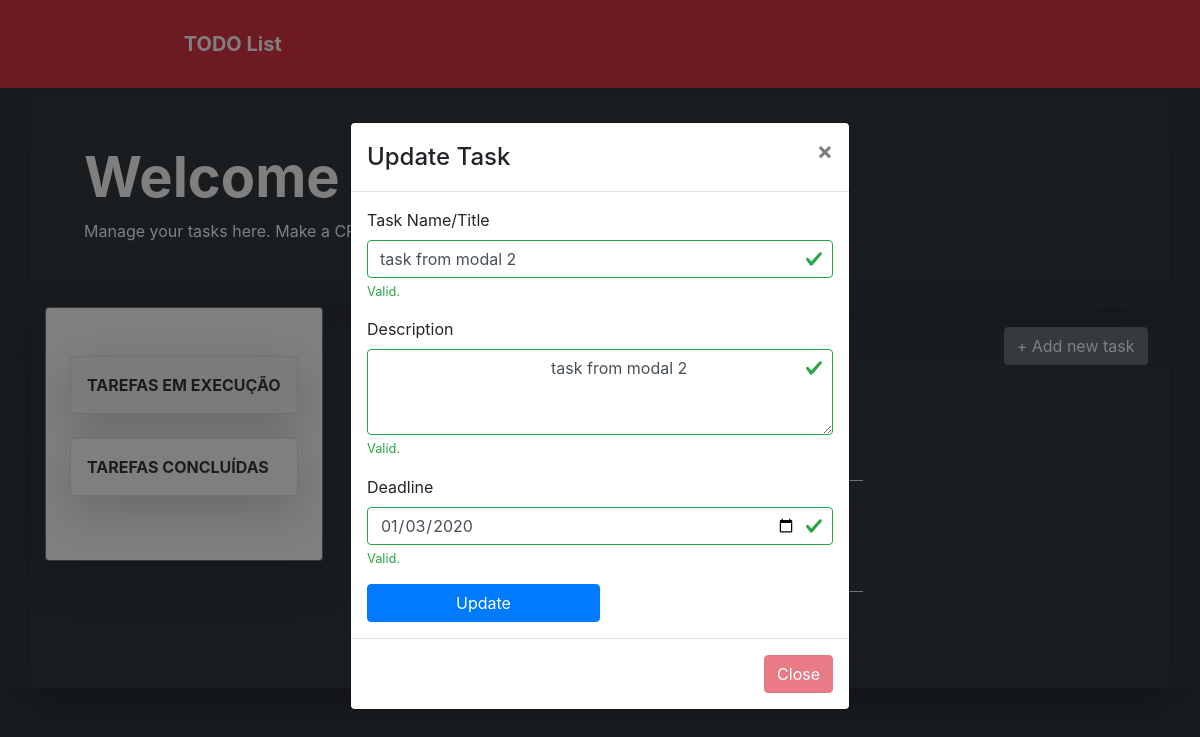
Screenshot of /task_pre_update/10 with the database file from the repository.
### app/models/tables.py (models this page shows, shortened)
class Task(db.Model):
    __tablename__ = 'tasks'
    id = db.Column(db.Integer, primary_key=True)
    task_name = db.Column(db.String)
    description = db.Column(db.Text)
    start_date = db.Column(
        db.String,
        server_default=db.func.now(),
        nullable=False
    )
    done_status = db.Column(db.Boolean, default=False)
    deadline = db.Column(db.String, nullable=True)
    user_id = db.Column(db.Integer, db.ForeignKey('users.id'))
    task_owner = db.relationship('User', foreign_keys=user_id)

### app/controllers/default.py (the view)
@app.route('/task_pre_update/<int:task_id>', methods=['GET', 'POST'])
def task_pre_update(task_id):
    tasks = Task.query.all()
    task2update = Task.query.get(task_id)
    return render_template(
        'task_update.html',
        tasks=tasks,
        t2u=task2update
    )

### app/templates/task_update.html (shortened to what this page needs)
<!doctype html>
<html lang="pt-br">
<head>
    <link
        href="{{ url_for('static', filename='css/bootstrap.min.css') }}"
        rel="stylesheet"
>
    <link href="{{ url_for('static', filename='css/mystyle.css') }}"
        rel="stylesheet" >
</head>
<body class="my-0 mx-auto py-0 bg-dark">
  <nav class="navbar navbar-expand-md fixed-top bg-danger ">
    <div class="container mx-auto py-3">
      <a class="navbar-brand w-75 mx-auto text-decoration-none text-white font-weight-bolder " href="#">TODO List</a>
    </div>
  </nav><br><br><br><br>
<main role="main" class="shadow-lg bg-dark rounded">
    <div class="shadow-lg container bg-dark text-white py-5">
        <div class="container ml-4">
           <h1 class="display-4 font-weight-bolder text-capitalize">Welcome to todo list!</h1>
           <p>Manage your tasks here. Make a CRUD as you want.</p>
        </div>
    </div>
    <div class="shadow-lg container  w-100 row mx-auto rounded">
      <div class="shadow-lg w-25 row border border-secondary py-5 mb-auto ml-0 bg-white rounded">
        <div class="list-group rounded mx-auto my-auto">
            <a id="active_doing" class="shadow-lg border list-group-item list-group-item-action text-dark font-weight-bolder text-uppercase p-3 mb-4 rounded" href="{{ url_for('task_doing') }}">tarefas em execução</a>
            <a class="shadow-lg border list-group-item list-group-item-action text-dark font-weight-bolder text-uppercase p-3 mb-3 rounded"  href="{{ url_for('task_done') }}">tarefas concluídas</a>
        </div>
    </div>
    <div class="w-75 mx-auto">
        <div id="btn-add" class="text-white font-weight-bold">
            <button type="button" class="btn btn-secondary" data-toggle="modal" data-target="#myModal">
                &plus; Add new task
            </button>
        </div>
        <div id="all-task" class=" row col col-sm-8 col-md-8 col-lg-8 col-xl-8 text-white text-capitalize ml-2">
            <h2 class="display-7 text-white text-capitalize font-weight-bolder mb-3 p-3">Tarefas em execução</h2>
            {% for t in tasks[::-1] %}
                {% if t.done_status == False and t.deadline != None %}
                    <div class="ml-4 text-white text-capitalize w-100 border-bottom mb-4">
                        <a title="Click to update this task" class="text-decoration-none text-white" href="{{ url_for('task_pre_update', task_id=t.id) }}">
                            <h5><strong>{{ t.task_name }}</strong></h5>
                        </a>
                        <p class="d-inline">Deadline: &nbsp; {{ t.deadline }}
                          <form method="POST" action="{{ url_for('task_done') }}" class="d-inline ml-5" >
                            <button type="submit" class="btn btn-dark">Done</button>
                          </form>
                          <form method="POST" name="taskRemove" class="d-inline ml-5" >
                            <button type="submit" class="btn btn-dark">Remove</button>
                          </form>
                        </p>
                    </div>
                {% endif %}
            {% endfor %}
        </div>
    </div>
        <div class="container">
            <div class="modal fade" id="updateTaskModal1">
              <div class="modal-dialog modal-dialog-centered modal-dialog-scrollable">
                  <div class="modal-content">
                    <div class="modal-header">
                      <h4 class="modal-title">Update Task</h4>
                      <button type="button" class="close" data-dismiss="modal" disabled>&times;</button>
                    </div>
                        <div class="modal-body">
                          <form method="POST"  action="{{ url_for('task_update', task_id=t2u.id) }}" class="was-validated">
                              <div class="form-row text-capitalize">
                                <div class="form-group col-md-12">
                                  <label for="inputTaskname4">Task Name/Title</label>
                                  <input value="{{ t2u.task_name }}" type="text" name="taskTitleName"class="form-control" id="inputTaskname4" placeholder="Task title" required>
                                  <div class="valid-feedback">Valid.</div>
                                </div>
                                <div class="form-group shadow-textarea col-md-12">
                                    <label for="description4">Description</label>
                                    <textarea class="form-control z-depth-1" name="descripName" id="description4" rows="3"  placeholder="Enter task description..." required>
                                      {{ t2u.description }}
                                    </textarea>
                                    <div class="valid-feedback">Valid.</div>
                                </div>
                                <div class="form-group col-md-12">
                                  <label for="inputDeadline4">Deadline</label>
                                  <input value="{{ t2u.deadline }}" type="date" name="deadlineName" min="2019-12-01" max="4000-12-30" class="form-control" id="inputDeadline4" required>
                                  <div class="valid-feedback">Valid.</div>
                                </div>
                              </div>
                          <button type="submit" class="btn w-50 btn-primary">Update</button>
                      </form>
                    </div>
                    <div class="modal-footer">
                      <button type="button" class="btn btn-danger" data-dismiss="modal" disabled>Close</button>
                    </div>
                  </div>
              </div>
          </div>
        </div>
        <br><br><br>
    </div>
</main>
    <br><br><br>
    <br><br><br>
</body>
</html>

### app/static/css/mystyle.css (style rules this page uses)
div#btn-add { position: relative; float: right; margin: 20px auto; }
a#active_doing { background-color: rgb(240, 240, 240, 0.5); color: #ffffff; }

### rows the page displays
Task: taskTitleName "task from modal 2", descripName "task from modal 2", deadlineName "01/03/2020"
